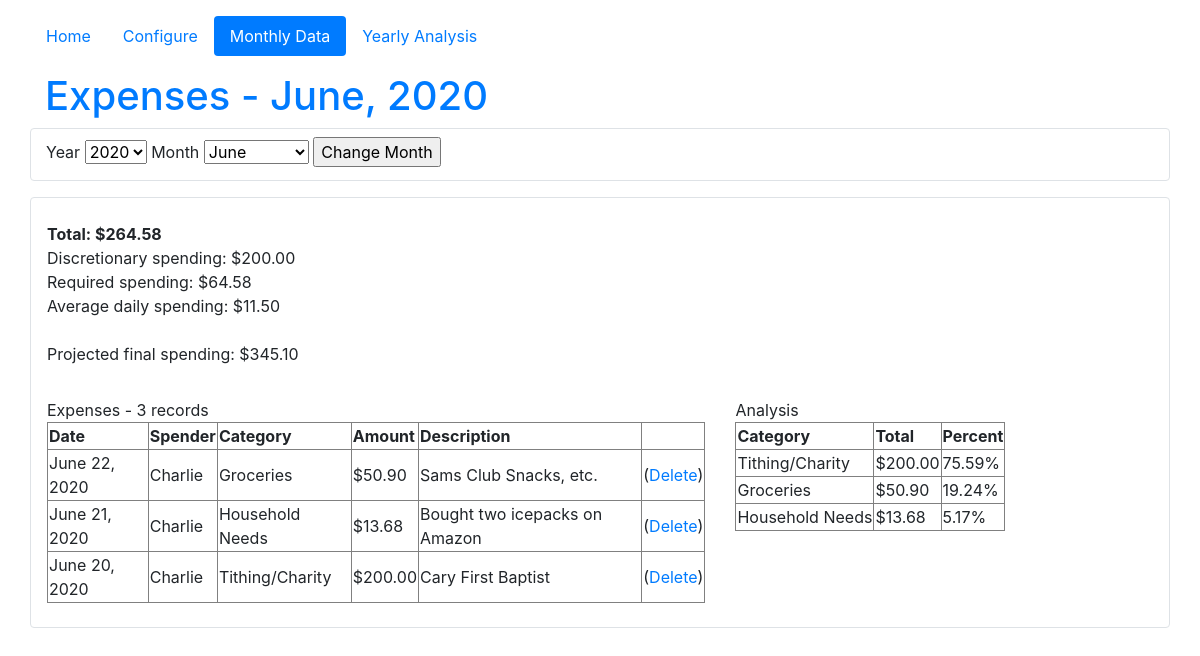
Page /showData/ on the earlier database version.
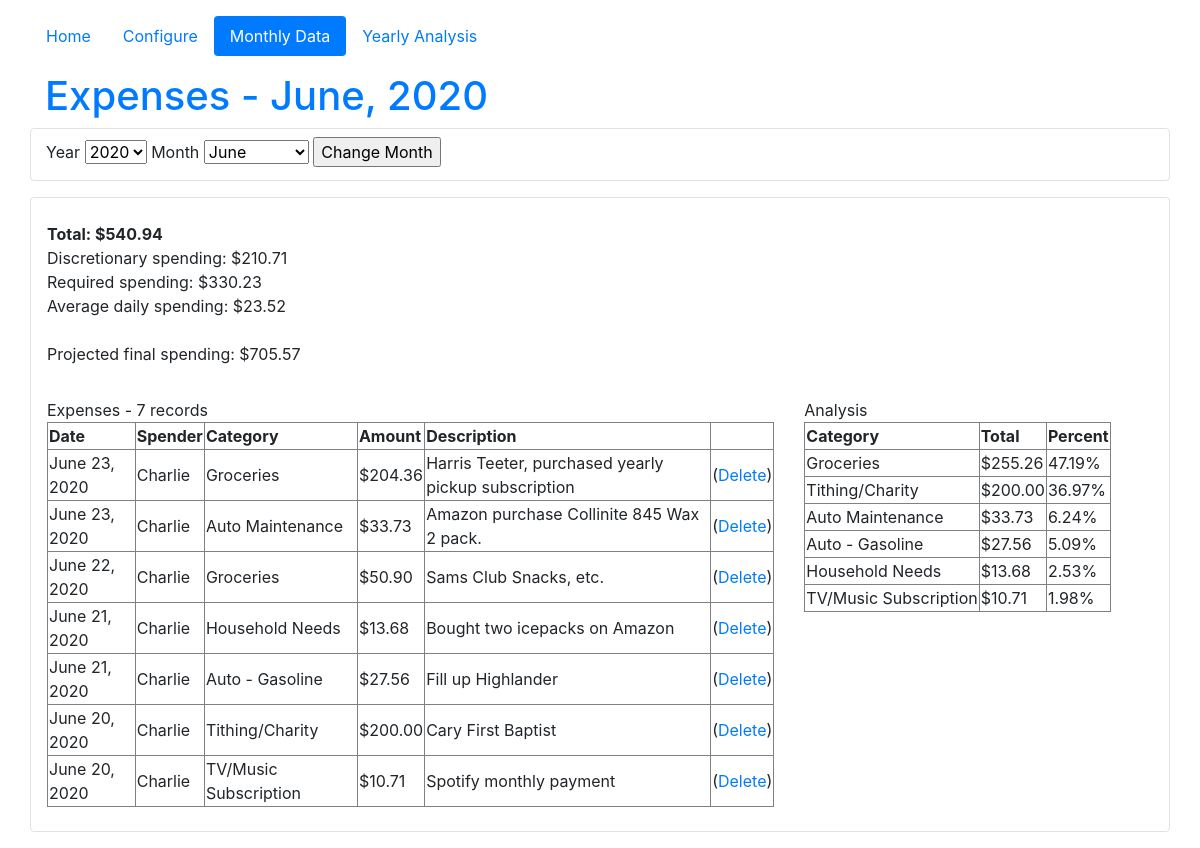
Same page on the later database version.
### tracker_app/models.py (models this page shows, shortened)
class Expense(db.Model):
	expenseId = db.Column(db.Integer, primary_key=True)
	date = db.Column(db.DateTime, nullable=False)
	categoryId = db.Column(db.Integer, db.ForeignKey('category.categoryId'), nullable=False)
	spenderId = db.Column(db.Integer, db.ForeignKey('user.userId'), nullable=False)
	amount = db.Column(db.Numeric(precision=2, asdecimal=True), nullable=False)
	description = db.Column(db.Text)

class Category(db.Model):
	categoryId = db.Column(db.Integer, primary_key=True)
	expenseCategory = db.Column(db.String(50), unique=True, nullable=False)
	discretionary = db.Column(db.Boolean, nullable=False)
	expenses = db.relationship("Expense", backref="myCategory")

### tracker_app/routes.py (the view)
@app.route("/showData/", methods=["GET", "POST"])
@app.route("/showData/<year>/<month>", methods=["GET", "POST"])
def showData(year='none', month='none'):
	if (year == "none" or year =="deleteExpense"):
		year = datetime.datetime.today().year
		month = datetime.datetime.today().month
	display = displayData.DisplayData(year, month)
	expenseTable = display.getExpenseTable()
	analyzeTable = display.getAnalyzeTable()
	stats = display.getExpenseStats()
	monthStr = str(calendar.month_name[int(month)]) + ", " + str(year)
	expenseConfigForm = forms.ExpenseConfigureForm()
	expenseConfigForm.year.choices = [r.year for r in Metadata.query.with_entities(Metadata.year).distinct().order_by(Metadata.year.desc()).all()]
	if expenseConfigForm.validate_on_submit():
		return redirect(url_for('showData', year=expenseConfigForm.year.data, month=expenseConfigForm.month.data))
	return render_template('monthlyData.html', analyzeTable=analyzeTable, expenseTable=expenseTable, stats=stats,
		monthStr=monthStr, expenseConfigForm=expenseConfigForm)

### tracker_app/forms.py
class ExpenseConfigureForm(FlaskForm):
	records = Expense.query.with_entities(Expense.date).all()
	yearChoices = [r.year for r in Metadata.query.with_entities(Metadata.year).distinct().all()]
	monthChoices = [(1,'January'), (2,'February'), (3,'March'), (4,'April'), (5,'May'), (6,'June'),
		(7, 'July'), (8,'August'), (9,'September'), (10,'October'), (11,'November'), (12,'December')]
	year = SelectField('Year', choices=[], validate_choice=False)
	month = SelectField('Month', choices=monthChoices, validate_choice=False, default=datetime.datetime.today().month)
	submit = SubmitField('Change Month')

### tracker_app/templates/monthlyData.html (shortened to what this page needs)
{% extends 'layout.html' %}
{% set activePage = "showData" %}
{% block content %}
<h1 class="text-primary">Expenses - {{ monthStr }}</h1>
<div class="row border rounded py-2" id="expense-config-form">
	<div class="col-lg">
		<form method="POST" action={{ url_for('showData') }}>
			{{ expenseConfigForm.year.label }} {{ expenseConfigForm.year }}
			{{ expenseConfigForm.month.label }} {{ expenseConfigForm.month }}
			{{ expenseConfigForm.submit }}
	</div>
</div>
<div class="row border rounded my-3 px-3 py-2">
	<div class="row" id="expenses-stats">
		<div class="col-lg py-3">
			{{ stats }}
		</div>
	</div>
	<div class="row" id="tables">
		<div class="col-lg-8 py-3">
			{{ expenseTable }}
		</div>
		<div class="col-lg-4 py-3">
			{{ analyzeTable }}
		</div>
	</div>
</div>
{% endblock %}

Differences in the rows shown:
no longer on this page (row unchanged): Expense: description "Expenses - 3 records Date Spender Category Amount Description June 22, 2020 Charlie Groceries $50.90 Sams Club Snacks, etc. ( Delete ) June 21, 2020 Charlie Household Needs $13.68 Bought two icepacks on Amazon ( Delete ) June 20, 2020 Charlie Tithing/Charity $200.00 Cary First Baptist ( Delete )"
no longer on this page (row unchanged): Category: expenseCategory "Analysis Category Total Percent Tithing/Charity $200.00 75.59% Groceries $50.90 19.24% Household Needs $13.68 5.17%"
added Expense: description "Expenses - 7 records Date Spender Category Amount Description June 23, 2020 Charlie Groceries $204.36 Harris Teeter, purchased yearly pickup subscription ( Delete ) June 23, 2020 Charlie Auto Maintenance $33.73 Amazon purchase Collinite 845 Wax 2 pack. ( Delete ) June 22, 2020 Charlie Groceries $50.90 Sams Club Snacks, etc. ( Delete ) June 21, 2020 Charlie Household Needs $13.68 Bought two icepacks on Amazon ( Delete ) June 21, 2020 Charlie Auto - Gasoline $27.56 Fill up Highlander ( Delete ) June 20, 2020 Charlie Tithing/Charity $200.00 Cary First Baptist ( Delete ) June 20, 2020 Charlie TV/Music Subscription $10.71 Spotify monthly payment ( Delete )"
added Category: expenseCategory "Analysis Category Total Percent Groceries $255.26 47.19% Tithing/Charity $200.00 36.97% Auto Maintenance $33.73 6.24% Auto - Gasoline $27.56 5.09% Household Needs $13.68 2.53% TV/Music Subscription $10.71 1.98%"
Other differences:
{{ stats }}: "Total: $264.58 Discretionary spending: $200.00 Required spending: $64.58 Average daily spending: $11.50 Projected final spending: $345.10" → "Total: $540.94 Discretionary spending: $210.71 Required spending: $330.23 Average daily spending: $23.52 Projected final spending: $705.57"
